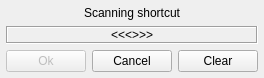
<?xml version="1.0" encoding="UTF-8"?>
<ui version="4.0">
 <author>R. Reucher</author>
 <class>KeySequenceScanner</class>
 <widget class="QDialog" name="KeySequenceScanner">
  <property name="geometry">
   <rect>
    <x>0</x>
    <y>0</y>
    <width>169</width>
    <height>68</height>
   </rect>
  </property>
  <property name="windowTitle">
   <string>Scanning shortcut</string>
  </property>
  <layout class="QGridLayout" name="gridLayout">
   <item row="0" column="0">
    <widget class="QLabel" name="labelStatus">
     <property name="sizePolicy">
      <sizepolicy hsizetype="Preferred" vsizetype="Fixed">
       <horstretch>0</horstretch>
       <verstretch>0</verstretch>
      </sizepolicy>
     </property>
     <property name="text">
      <string>Scanning shortcut</string>
     </property>
     <property name="alignment">
      <set>Qt::AlignCenter</set>
     </property>
    </widget>
   </item>
   <item row="1" column="0">
    <widget class="QLabel" name="labelKeySequence">
     <property name="frameShape">
      <enum>QFrame::Box</enum>
     </property>
     <property name="frameShadow">
      <enum>QFrame::Sunken</enum>
     </property>
     <property name="text">
      <string>&lt;&lt;&lt;&gt;&gt;&gt;</string>
     </property>
     <property name="alignment">
      <set>Qt::AlignCenter</set>
     </property>
    </widget>
   </item>
   <item row="2" column="0">
    <layout class="QHBoxLayout" name="horizontalLayout">
     <item>
      <widget class="QPushButton" name="pushButtonOk">
       <property name="enabled">
        <bool>false</bool>
       </property>
       <property name="focusPolicy">
        <enum>Qt::NoFocus</enum>
       </property>
       <property name="toolTip">
        <string>Accept key sequence</string>
       </property>
       <property name="text">
        <string>Ok</string>
       </property>
       <property name="autoDefault">
        <bool>false</bool>
       </property>
      </widget>
     </item>
     <item>
      <widget class="QPushButton" name="pushButtonCancel">
       <property name="focusPolicy">
        <enum>Qt::NoFocus</enum>
       </property>
       <property name="toolTip">
        <string>Cancel redefinition of key sequence</string>
       </property>
       <property name="text">
        <string>Cancel</string>
       </property>
       <property name="autoDefault">
        <bool>false</bool>
       </property>
      </widget>
     </item>
     <item>
      <widget class="QPushButton" name="pushButtonClear">
       <property name="focusPolicy">
        <enum>Qt::NoFocus</enum>
       </property>
       <property name="toolTip">
        <string>Clear custom key sequence</string>
       </property>
       <property name="text">
        <string>Clear</string>
       </property>
       <property name="autoDefault">
        <bool>false</bool>
       </property>
      </widget>
     </item>
    </layout>
   </item>
  </layout>
 </widget>
 <layoutdefault spacing="6" margin="6"/>
 <tabstops>
  <tabstop>pushButtonOk</tabstop>
  <tabstop>pushButtonCancel</tabstop>
 </tabstops>
 <resources>
  <include location="../qmc2.qrc"/>
 </resources>
 <connections>
  <connection>
   <sender>pushButtonCancel</sender>
   <signal>clicked()</signal>
   <receiver>KeySequenceScanner</receiver>
   <slot>reject()</slot>
   <hints>
    <hint type="sourcelabel">
     <x>107</x>
     <y>62</y>
    </hint>
    <hint type="destinationlabel">
     <x>185</x>
     <y>9</y>
    </hint>
   </hints>
  </connection>
  <connection>
   <sender>pushButtonOk</sender>
   <signal>clicked()</signal>
   <receiver>KeySequenceScanner</receiver>
   <slot>accept()</slot>
   <hints>
    <hint type="sourcelabel">
     <x>44</x>
     <y>62</y>
    </hint>
    <hint type="destinationlabel">
     <x>153</x>
     <y>3</y>
    </hint>
   </hints>
  </connection>
  <connection>
   <sender>pushButtonClear</sender>
   <signal>clicked()</signal>
   <receiver>KeySequenceScanner</receiver>
   <slot>reject()</slot>
   <hints>
    <hint type="sourcelabel">
     <x>136</x>
     <y>48</y>
    </hint>
    <hint type="destinationlabel">
     <x>140</x>
     <y>-2</y>
    </hint>
   </hints>
  </connection>
 </connections>
</ui>
